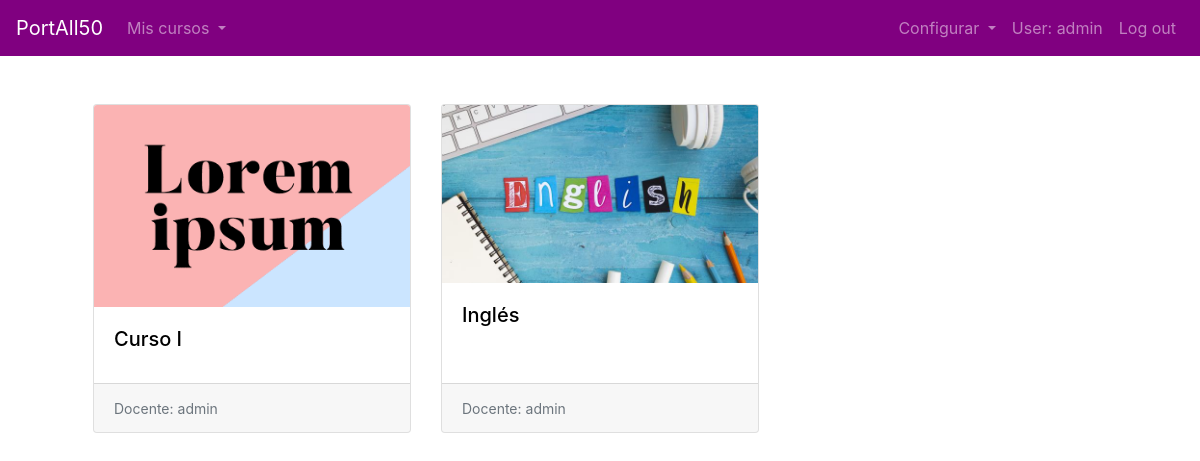
/portall (signed in), run on an earlier commit of the app's database.
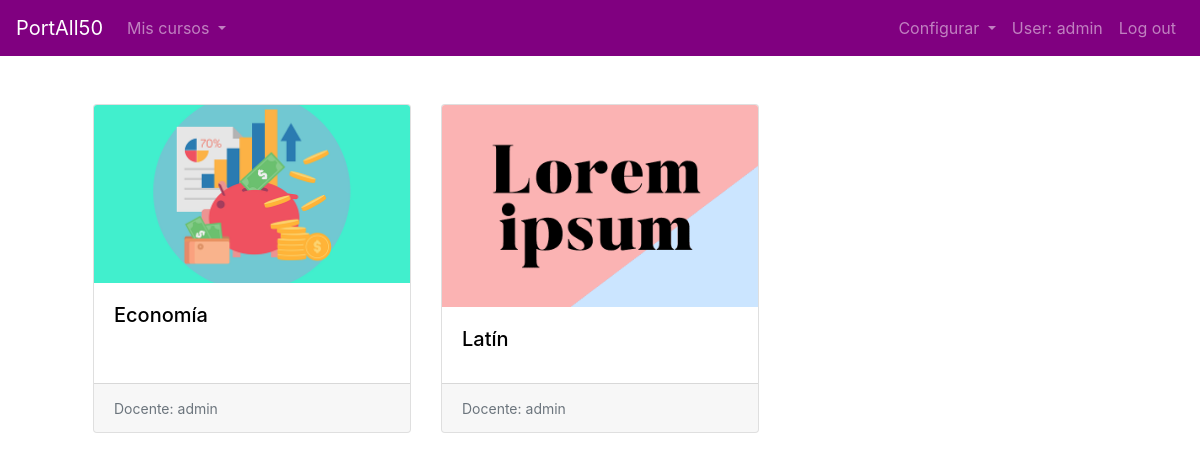
And on a later commit of the database.
### PortAll50/models.py (models this page shows, shortened)
class Curso(models.Model):
    nombre_curso = models.CharField(max_length=60)
    cuentas = models.ManyToManyField(User, related_name="cursos_inscritos", null=True) #identifica participantes
    propietario = models.ForeignKey(User, on_delete=CASCADE, related_name="cursos_creados")
    imagen = models.ImageField(upload_to='cursos/', null = True) #investigar upload_to
    class Meta:
        verbose_name_plural = "Curso"

### PortAll50/views.py (the view)
# urls.py: path("portall", views.portall, name="portall"),
def portall(request):
    usuario = request.user
    cursos = Curso.objects.filter(cuentas=usuario)
    context = {
        "cursos": cursos,
        "usuario": Cuenta.objects.get(username=usuario)
    }
    return render(request, "portall50/portall.html", context)

### PortAll50/templates/portall50/portall.html (shortened to what this page needs)
{% extends 'base.html' %}
{% load bootstrap4 %}
{% load static %}
{% block main %}
    <div class="container">
        <div class="row row-cols-1 row-cols-md-3">
            {% for curso in cursos %}
                <div class="col mb-4">
                    <div class="card h-100">
                    <img src="{{curso.imagen.url}}" class="card-img-top" alt="...">
                    <div class="card-body">
                        <a style="color: black;" href="{% url 'curso' curso.id %}"><h5 class="card-title" style="color: black;">{{curso.nombre_curso}}</5></a>
                    </div>
                    <div class="card-footer">
                        <small class="text-muted">Docente: {{curso.propietario}}</small>
                        </div>
                    </div>
                </div>
            {% endfor %}
        </div>
    </div>
{% endblock %}

### templates/base.html (shortened to what this page needs)
{% load bootstrap4 %}
{% load static %}
<!DOCTYPE html>
<html lang="sp">
<head>
    {% bootstrap_css %}
    <link href='https://unpkg.com/boxicons@2.0.9/css/boxicons.min.css' rel='stylesheet'>
    <link rel="stylesheet" href="{% static 'css/base.css' %}">
</head>
<body>
    {% if user.is_authenticated %}
    <nav class="navbar navbar-expand-lg navbar-dark bg-dark">
        <a class="navbar-brand" href="/portall">PortAll50</a>
        <div class="collapse navbar-collapse" id="navbarSupportedContent">
            <ul class="navbar-nav">
                <li class="nav-item dropdown">
                    <a class="nav-link dropdown-toggle" href="#" id="navbarDropdown" role="button" data-toggle="dropdown" aria-expanded="false">
                      Mis cursos
                    </a>
                </li>
            </ul>
            <ul class="navbar-nav ml-auto">
                <li class="nav-item dropdown">
                    {% if user.info_cuenta.tipo == "2" %}
                        <a class="nav-link dropdown-toggle" href="#" id="navbarDropdown" role="button" data-toggle="dropdown" aria-expanded="false">
                            Configurar
                        </a>
                    {% endif %}
                </li>
                <li class="nav-item"><a class="nav-link" href="" data-toggle="modal" data-target="#profileModal"> User: {{ user.username }} </a></li>
                <li class="nav-item"><a class="nav-link" href="{% url 'logout' %}">Log out</a></li>
            </ul>
        </div>
    </nav>
    {% endif %}
    <main class="container p-5">
        {% block main %}{% endblock %}
    </main>
</body>
</html>

### PortAll50/static/css/base.css (style rules this page uses)
.navbar { background-color: purple !important; }
a { color: black; text-decoration: none; }

What changed in the data, as far as the page shows it:
removed Curso: imagen (picture), nombre_curso "Curso I", propietario "admin"
removed Curso: imagen (picture), nombre_curso "Inglés", propietario "admin"
added Curso: imagen (picture), nombre_curso "Economía", propietario "admin"
added Curso: imagen (picture), nombre_curso "Latín", propietario "admin"
